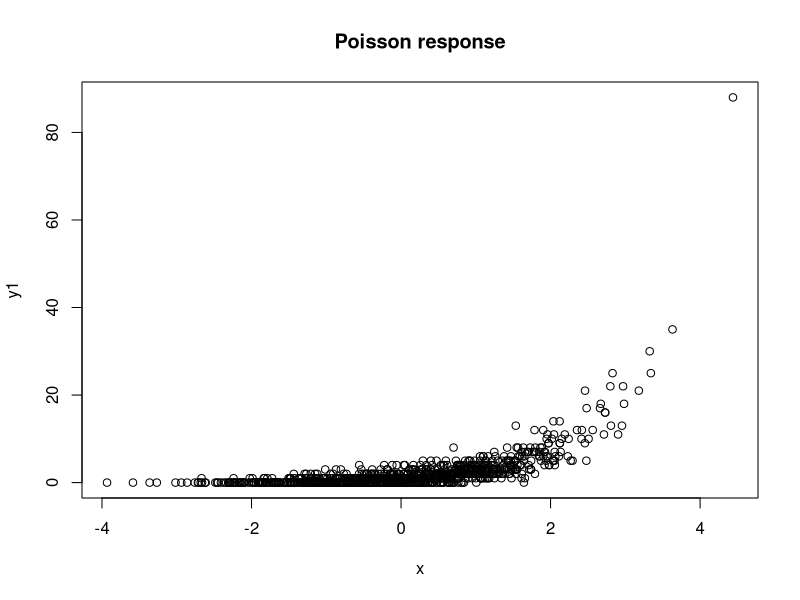
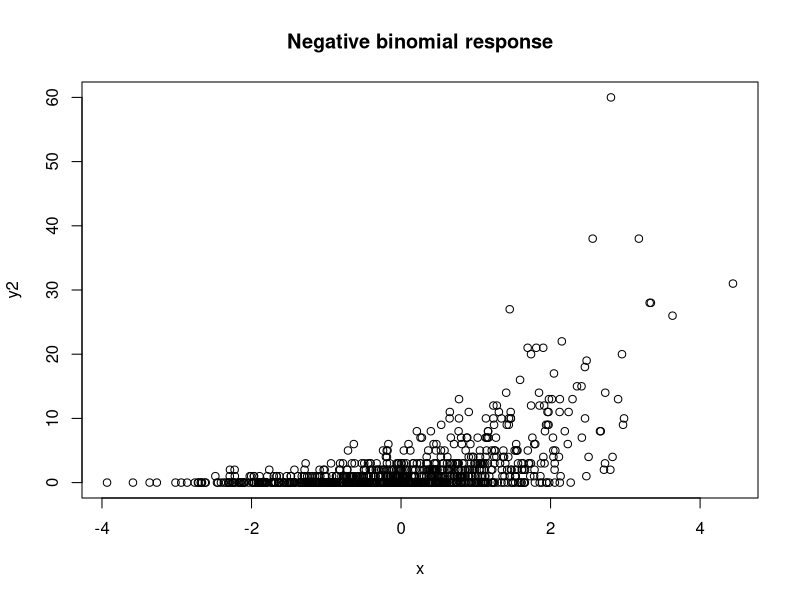
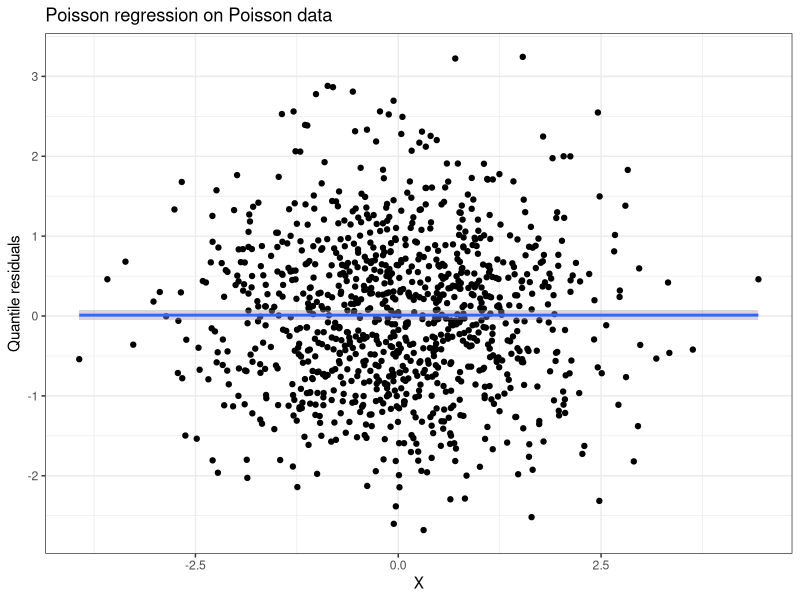
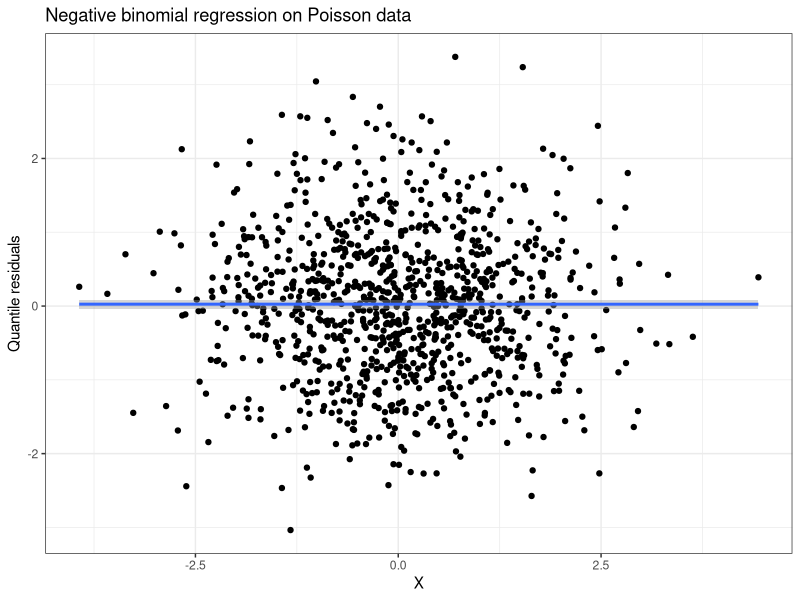
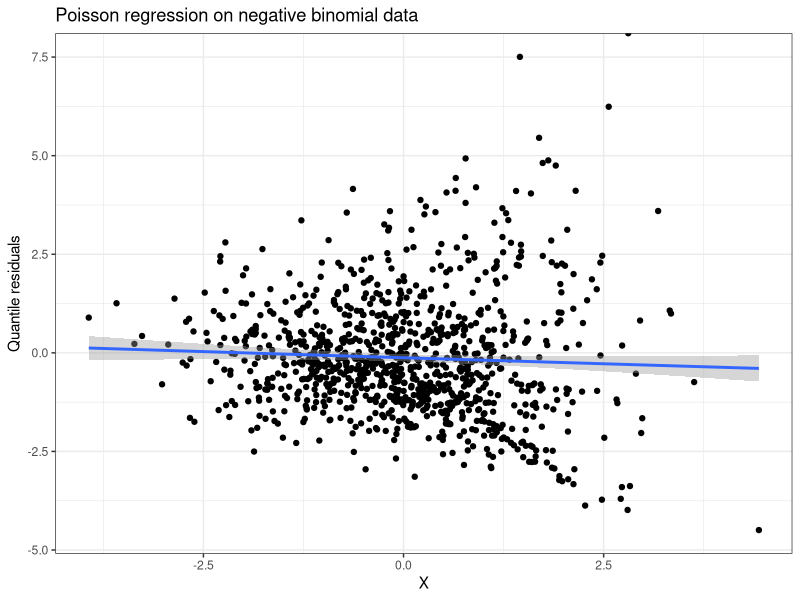
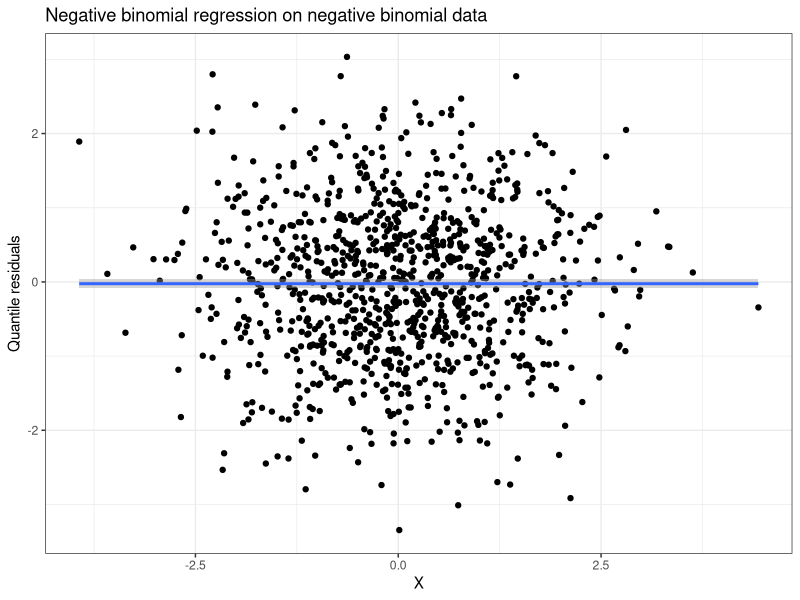
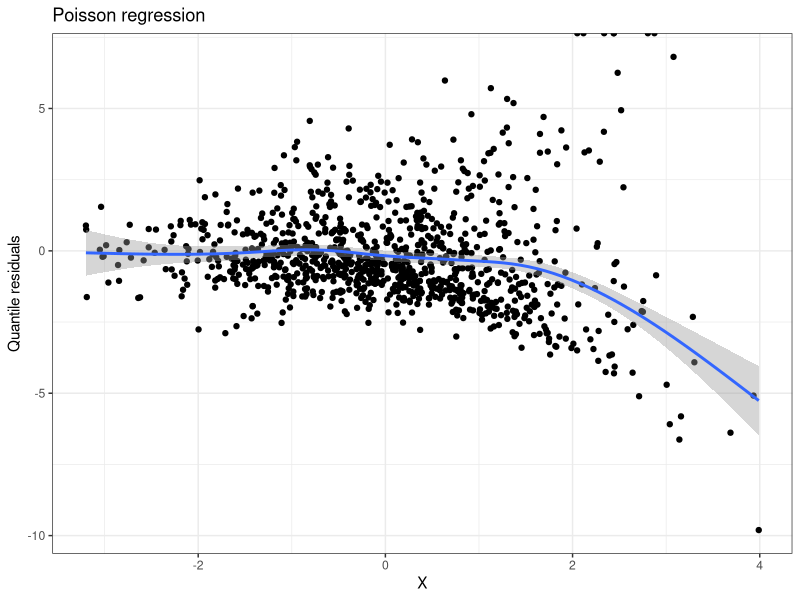
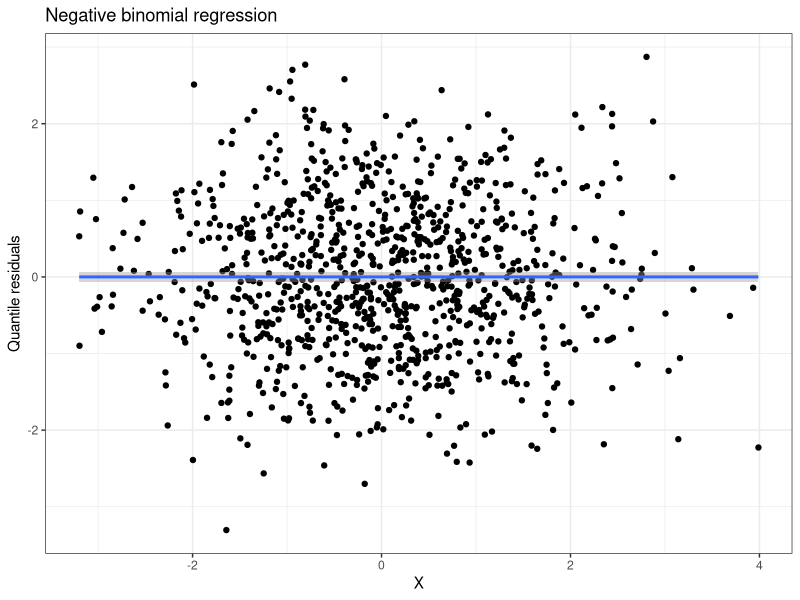

Source code (R) for these figures, in order: (Note: a time limit stopped this script after it produced the figures.)
## ---- chunk 1
set.seed(11)
r <- 1
x <- rnorm(1000, mean=0, sd=1.2)
y1 <- rpois(1000, lambda = exp(x))
y2 <- rnbinom(1000, size=r, mu=exp(x))
## ---- chunk 2
plot(x, y1, main = "Poisson response")
plot(x, y2, main = "Negative binomial response")
## ---- chunk 3
library(MASS)
library(statmod)
library(tidyverse)

m1 <- glm(y1 ~ x, family = poisson)
m2 <- glm.nb(y1 ~ x)

summary(m1)
summary(m2)

data.frame(x = x, resids = qresid(m1)) %>%
  ggplot(aes(x = x, y = resids)) +
  geom_point() +
  geom_smooth() +
  labs(x = "X", y = "Quantile residuals",
       title = "Poisson regression on Poisson data") +
  theme_bw()

data.frame(x = x, resids = qresid(m2)) %>%
  ggplot(aes(x = x, y = resids)) +
  geom_point() +
  geom_smooth() +
  labs(x = "X", y = "Quantile residuals",
       title = "Negative binomial regression on Poisson data") +
  theme_bw()
## ---- chunk 4
m1 <- glm(y2 ~ x, family = poisson)
m2 <- glm.nb(y2 ~ x)

summary(m1)
summary(m2)

data.frame(x = x, resids = qresid(m1)) %>%
  ggplot(aes(x = x, y = resids)) +
  geom_point() +
  geom_smooth() +
  labs(x = "X", y = "Quantile residuals",
       title = "Poisson regression on negative binomial data") +
  theme_bw()

data.frame(x = x, resids = qresid(m2)) %>%
  ggplot(aes(x = x, y = resids)) +
  geom_point() +
  geom_smooth() +
  labs(x = "X", y = "Quantile residuals",
       title = "Negative binomial regression on negative binomial data") +
  theme_bw()
## ---- chunk 5
r <- 0.5
x <- rnorm(1000, mean=0, sd=1.2)
y <- rnbinom(1000, size=r, mu=exp(x))

m1 <- glm(y ~ x, family = poisson)
m2 <- glm.nb(y ~ x)

data.frame(x = x, resids = qresid(m1)) %>%
  ggplot(aes(x = x, y = resids)) +
  geom_point() +
  geom_smooth() +
  labs(x = "X", y = "Quantile residuals",
       title = "Poisson regression") +
  theme_bw()

data.frame(x = x, resids = qresid(m2)) %>%
  ggplot(aes(x = x, y = resids)) +
  geom_point() +
  geom_smooth() +
  labs(x = "X", y = "Quantile residuals",
       title = "Negative binomial regression") +
  theme_bw()
## ---- chunk 6
rs <- c(0.5, 1, 2, 5, 10)
coverage_poisson <- rep(NA, length(rs))
coverage_qp <- rep(NA, length(rs))
coverage_nb <- rep(NA, length(rs))

nsim <- 200

for(i in 1:length(rs)){
  r <- rs[i]
  covers_poisson <- rep(NA, nsim)
  covers_qp <- rep(NA, nsim)
  covers_nb <- rep(NA, nsim)
  
  for(j in 1:nsim){
    x <- rnorm(1000, mean=0, sd=1.2)
    y <- rnbinom(1000, size=r, mu=exp(x))
    
    m1 <- glm(y ~ x, family = poisson)
    m2 <- glm.nb(y ~ x)
    m3 <- glm(y ~ x, family = quasipoisson)
    
    lower_p <- m1$coefficients[2] - 1.96*summary(m1)$coefficients[2,2]
    upper_p <- m1$coefficients[2] + 1.96*summary(m1)$coefficients[2,2]
    
    lower_nb <- m2$coefficients[2] - 1.96*summary(m2)$coefficients[2,2]
    upper_nb <- m2$coefficients[2] + 1.96*summary(m2)$coefficients[2,2]
    
    lower_qp <- m3$coefficients[2] - qt(0.975, 998)*summary(m3)$coefficients[2,2]
    upper_qp <- m3$coefficients[2] + qt(0.975, 998)*summary(m3)$coefficients[2,2]
    
    covers_poisson[j] <- lower_p < 1 & upper_p > 1
    covers_nb[j] <- lower_nb < 1 & upper_nb > 1
    covers_qp[j] <- lower_qp < 1 & upper_qp > 1
  }
  
  coverage_poisson[i] <- mean(covers_poisson)
  coverage_qp[i] <- mean(covers_qp)
  coverage_nb[i] <- mean(covers_nb)
}
## ---- chunk 7
data.frame(r = rs, coverage_poisson, coverage_qp, coverage_nb) |>
  pivot_longer(cols = -r,
               names_to = c(".value", "method"),
               names_sep = "_") |>
  ggplot(aes(x = r, y = coverage, color = method)) +
  geom_point() +
  geom_line() +
  theme_bw()
## ---- chunk 8
# Function for simulating quasi-Poisson (overdispersed Poisson) data
rqpois <- function(n, mean, dispersion){
  return(rnbinom(n, mu = mean, size = mean/(dispersion - 1)))
}

phis <- c(1, 2, 3, 5, 10)
coverage_poisson <- rep(NA, length(rs))
coverage_qp <- rep(NA, length(rs))
coverage_nb <- rep(NA, length(rs))

nsim <- 200

for(i in 1:length(rs)){
  covers_poisson <- rep(NA, nsim)
  covers_qp <- rep(NA, nsim)
  covers_nb <- rep(NA, nsim)
  
  for(j in 1:nsim){
    x <- rnorm(1000, mean=0, sd=1.2)
    y <- rqpois(1000, mean = exp(x), dispersion = phis[i])
    
    m1 <- glm(y ~ x, family = poisson)
    m2 <- glm.nb(y ~ x)
    m3 <- glm(y ~ x, family = quasipoisson)
    
    lower_p <- m1$coefficients[2] - 1.96*summary(m1)$coefficients[2,2]
    upper_p <- m1$coefficients[2] + 1.96*summary(m1)$coefficients[2,2]
    
    lower_nb <- m2$coefficients[2] - 1.96*summary(m2)$coefficients[2,2]
    upper_nb <- m2$coefficients[2] + 1.96*summary(m2)$coefficients[2,2]
    
    lower_qp <- m3$coefficients[2] - qt(0.975, 998)*summary(m3)$coefficients[2,2]
    upper_qp <- m3$coefficients[2] + qt(0.975, 998)*summary(m3)$coefficients[2,2]
    
    covers_poisson[j] <- lower_p < 1 & upper_p > 1
    covers_nb[j] <- lower_nb < 1 & upper_nb > 1
    covers_qp[j] <- lower_qp < 1 & upper_qp > 1
  }
  
  coverage_poisson[i] <- mean(covers_poisson)
  coverage_qp[i] <- mean(covers_qp)
  coverage_nb[i] <- mean(covers_nb)
}
## ---- chunk 9
data.frame(phi = phis, coverage_poisson, coverage_qp, coverage_nb) |>
  pivot_longer(cols = -phi,
               names_to = c(".value", "method"),
               names_sep = "_") |>
  ggplot(aes(x = phi, y = coverage, color = method)) +
  geom_point() +
  geom_line() +
  theme_bw()
